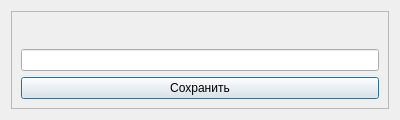
<?xml version="1.0" encoding="UTF-8"?>
<ui version="4.0">
 <class>InsertParentDialogWindow</class>
 <widget class="QDialog" name="InsertParentDialogWindow">
  <property name="geometry">
   <rect>
    <x>0</x>
    <y>0</y>
    <width>400</width>
    <height>104</height>
   </rect>
  </property>
  <property name="windowTitle">
   <string>Добавить</string>
  </property>
  <layout class="QHBoxLayout" name="horizontalLayout">
   <item>
    <widget class="QFrame" name="frame">
     <property name="frameShape">
      <enum>QFrame::StyledPanel</enum>
     </property>
     <property name="frameShadow">
      <enum>QFrame::Raised</enum>
     </property>
     <layout class="QVBoxLayout" name="verticalLayout">
      <item>
       <widget class="QLabel" name="InsertWindowName">
        <property name="font">
         <font>
          <pointsize>14</pointsize>
          <weight>75</weight>
          <bold>true</bold>
         </font>
        </property>
        <property name="text">
         <string/>
        </property>
        <property name="alignment">
         <set>Qt::AlignCenter</set>
        </property>
       </widget>
      </item>
      <item>
       <widget class="QLineEdit" name="ParentInput"/>
      </item>
      <item>
       <widget class="QPushButton" name="SaveParentButton">
        <property name="text">
         <string>Сохранить</string>
        </property>
       </widget>
      </item>
     </layout>
    </widget>
   </item>
  </layout>
 </widget>
 <resources/>
 <connections/>
</ui>
